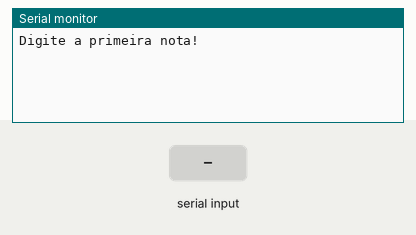
Recording of a sketch running on a simulated Arduino Uno, built with avr-gcc and run on an emulated ATmega328P. Parts: the last lines printed to the serial monitor. The test bench sets the inputs (shaded band).

Above: at 1.2 s.
1.3 s: "90,45,200\n" received over Serial
At 2.1 s:
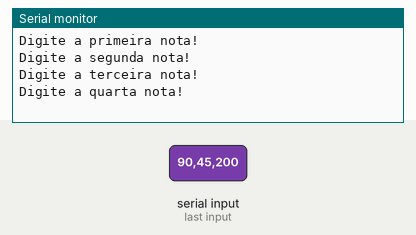
At 3.7 s:
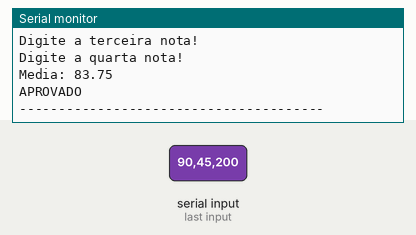

Measured:
- after the input at 1.3 s, the serial monitor: prints a new line at once (image 1)

The sketch:

media_e_frequencia_do_aluno_1.ino
```cpp
// Media dos Alunos
//
float nota1, nota2, nota3, nota4, media;

void setup()
{
  Serial.begin(9600);
}

void loop()
{
 //Entrada

 Serial.println("Digite a primeira nota!");
  while (! Serial.available()) {}
  nota1 = Serial.parseFloat();

  Serial.println("Digite a segunda nota!");
  while (! Serial.available()) {}
  nota2 = Serial.parseFloat();

  Serial.println("Digite a terceira nota!");
  while (! Serial.available()) {}
  nota3 = Serial.parseFloat();

  Serial.println("Digite a quarta nota!");
  while (! Serial.available()) {}
  nota4 = Serial.parseFloat();

//Processamento
media = (nota1 + nota2 + nota3 + nota4) / 4.0;

//Exiba a media
Serial.print("Media: ");
Serial.println(media, 2);

//Vericar a situacao das media e declara o resultado final.
if (media >= 7.0) {
  Serial.println("APROVADO");
} else if (media > 5.0) {
  Serial.println("RECUPERACAO");
} else {
  Serial.println("REPROVADO");
}

Serial.println("---------------------------------------");

delay(6000);
}
```
